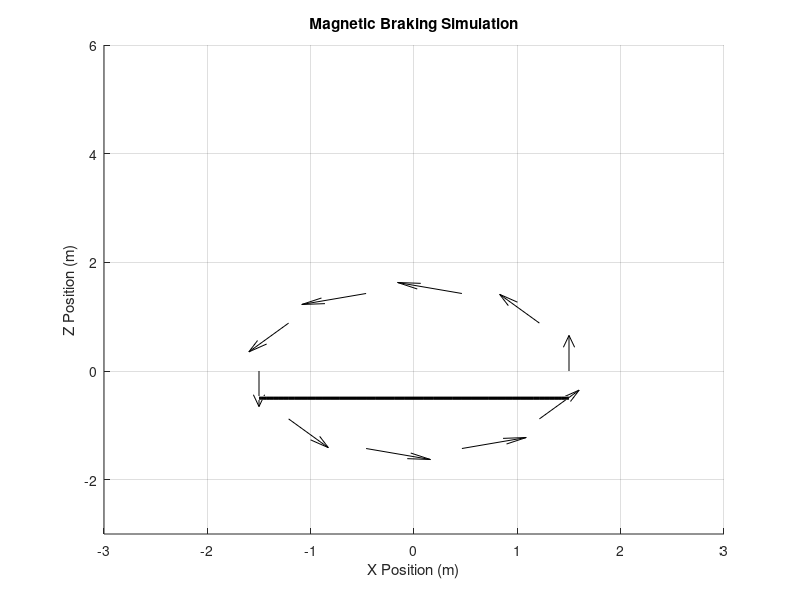

The MATLAB source for this figure: (Note: this script raises an error after producing the figure.)
%-----------------------------------------------------------------------%
% INTEGRATED MAGNETIC BRAKING SIMULATION
% Combining Coil Field Calculation, Falling Magnet Dynamics, and Induced EMF
%-----------------------------------------------------------------------%
% Rodrigo Gamboa & Francisco Montes | June 2024 (Revised by Gemini AI)
%-----------------------------------------------------------------------%

clear all;          % Clear all variables from the workspace
clc;                % Clear command window
close all;          % Close all figure windows

% --- Coil Geometry and Properties (from Code 1) ---
nl = 1;             % Number of wire loops in the coil
ds_coil = 0.1;      % Length differential for coil discretization (for visualization and B-field calc)
R_coil = 1.5;       % Radius of the conductive ring/coil in meters (used for force and flux calculation)
I_initial_coil = 300; % Initial current for coil visualization (will be replaced by I_induced)
R_resistance = 0.1;   % Resistance of the conductive coil (Ohms) - NEW VARIABLE

% Define 3D working space for coil field visualization
x_space = -5:ds_coil:5;
y_space = -5:ds_coil:5;
z_space = x_space;

Lx_space = length(x_space);
Ly_space = length(y_space);
Lz_space = length(z_space);

rw = 0.2;           % Wire thickness (for visualization, not directly used in force/flux for point dipole)

% Magnetic constants
mo = 4*pi*1e-7;     % Permeability of free space (H/m)

% Parameters for discretizing the coil for visualization
N_coil_points = 100; % Number of points per loop for visualization
sz = 1;             % Loop step size in z-direction (for solenoid stacking)

s_coil_idx = 1;     % Starting index for point arrays

dtheta_coil = 2*pi/N_coil_points; % Angular step for coil discretization
dl_coil = R_coil * dtheta_coil;   % Length of current differential (dl)

ang_coil = 0:dtheta_coil:2*pi-dtheta_coil; % Angles for points around the coil

% --- Calculate and Visualize the Coil (Initial State - No Induced Current Yet) ---
% This part calculates the position vectors for the coil's segments, primarily for visualization.
Px_coil = zeros(1, nl * N_coil_points);
Py_coil = zeros(1, nl * N_coil_points);
Pz_coil = zeros(1, nl * N_coil_points);
dx_coil = zeros(1, nl * N_coil_points);
dy_coil = zeros(1, nl * N_coil_points);
dz_coil = zeros(1, nl * N_coil_points);

for i_loop = 1:nl
    % Calculates x-coordinates of loop points
    Px_coil(s_coil_idx:s_coil_idx+N_coil_points-1)=R_coil*cos(ang_coil);
    % Calculates y-coordinates of loop points
    Py_coil(s_coil_idx:s_coil_idx+N_coil_points-1)=R_coil*sin(ang_coil);
    % Calculates z-coordinates for stacked loops
    Pz_coil(s_coil_idx:s_coil_idx+N_coil_points-1)=-nl/2*sz+(i_loop-1)*sz;

    % Calculates x-component of differential current element (for visualization)
    dx_coil(s_coil_idx:s_coil_idx+N_coil_points-1)=-Py_coil(s_coil_idx:s_coil_idx+N_coil_points-1)*dtheta_coil;
    % Calculates y-component of differential current element (for visualization)
    dy_coil(s_coil_idx:s_coil_idx+N_coil_points-1)=Px_coil(s_coil_idx:s_coil_idx+N_coil_points-1)*dtheta_coil;

    s_coil_idx = s_coil_idx + N_coil_points; % Updates index for next loop
end
dz_coil(1:N_coil_points*nl)=0; % Sets z-component of current differential to zero (planar coil)

% --- Falling Magnet Properties ---
mag = 5e5;     % Magnetic moment of the falling magnet (A*m^2)
m_mass = 0.0365; % Mass of the magnet in kg
g = -9.81;      % Acceleration due to gravity (m/s^2)
w = m_mass * g; % Weight of the magnet in Newtons

zo = 5;         % Initial z-position of the magnet (m)
zring = 0;      % Z-position of the conductive coil (m)

dt = 0.01;      % Time step for the simulation (s)

% Initialize vectors for magnet's motion
t = []; t(1) = 0;       % Time vector
zm = []; zm(1) = zo;    % Magnet's z-position
vz = []; vz(1) = 0;     % Magnet's z-velocity

% Initialize vectors for free-fall comparison
zmfree = []; zmfree(1) = zo;
vzfree = []; vzfree(1) = 0;

% Initialize vectors for induced current and force
I_induced = []; I_induced(1) = 0;
fem = []; fem(1) = 0;
Fm = []; Fm(1) = 0; % Magnetic force on the magnet
F_net = []; F_net(1) = w; % Net force on the magnet (initially just weight)

cc = 1;               % Counter for simulation steps

% --- Setup Figure for Animation ---
figure(1);
clf; % Clear the figure for animation
hold on;
grid on;
xlabel('X Position (m)');
ylabel('Z Position (m)');
title('Magnetic Braking Simulation');
ylim([-R_coil*2 zo + 1]); % Adjust Y-axis limits dynamically based on R_coil and zo
xlim([-R_coil*2 R_coil*2]); % Adjust X-axis limits based on R_coil

% Plot the stationary coil
plot(Px_coil, Pz_coil, 'k', 'LineWidth', 2); % Plotting the coil structure
quiver3(Px_coil(1:10:end), Py_coil(1:10:end), Pz_coil(1:10:end), ...
        dx_coil(1:10:end), dy_coil(1:10:end), dz_coil(1:10:end), ...
        0.5, 'k'); % Arrows indicating coil's orientation (optional, if I_induced direction is fixed)

% Animated lines for paths
path_braked = animatedline('Color', 'b', 'LineWidth', 1.5, 'DisplayName', 'Braked Fall');
path_free = animatedline('Color', 'r', 'LineStyle', '--', 'LineWidth', 1.5, 'DisplayName', 'Free Fall');

% Legend for animated lines
legend('show', 'Location', 'northwest');

% --- Simulation Loop ---
% The magnet falls until it reaches just before the coil center (z=0)
while (zm(cc) > -10) % Stop point as specified (just before passing through coil)

    % 1. Calculate magnetic flux at current and next time step (due to falling magnet)
    % Call B_due_M for current position
    [~,~,phiB1,~] = B_due_M(zm(cc), mag, R_coil);

    % 2. Update magnet's position and velocity (temporarily for free fall)
    % These are initial kinematic updates assuming only gravity for phiB2 calculation
    % The force from induced current will be applied after fem calculation
    temp_vz_next = vz(cc) + g*dt; % Simple Euler for velocity update (vz + a*dt)
    temp_zm_next = zm(cc) + vz(cc)*dt + 0.5*g*dt^2; % Simple Euler for position update (z + v*dt + 0.5*a*dt^2)

    % Ensure temp_zm_next doesn't go below the stop threshold if dt is too large
    %if temp_zm_next < 0.0162
    %    temp_zm_next = 0.0162;
    %end

    % Call B_due_M for next estimated position
    [~,~,phiB2,~] = B_due_M(temp_zm_next, mag, R_coil);

    % 3. Calculate Induced EMF (Faraday's Law)
    fem(cc) = (phiB2 - phiB1)/dt; % Negative sign for Lenz's Law 
                                  % Removed negative due nonsense.

    % 4. Calculate Induced Current
    I_induced(cc) = fem(cc) / R_resistance;

    % 5. Calculate Magnetic Force on the Falling Magnet (due to I_induced in coil)
    % Force between a magnetic dipole and a current loop
    % Note: I_induced can be negative, which is correct for direction.
    Fm(cc) = (3 * zm(cc) * mag * mo * I_induced(cc) * R_coil^2) / (2 * (zm(cc)^2 + R_coil^2)^(5/2));

    % 6. Calculate Net Force and Acceleration
    F_net(cc) = Fm(cc) + w; % Net force = Magnetic Force + Weight
    a_braked = F_net(cc) / m_mass;

    % 7. Update Magnet's Position and Velocity (with magnetic braking)
    vz(cc+1) = vz(cc) + a_braked * dt;
    zm(cc+1) = zm(cc) + vz(cc) * dt + 0.5 * a_braked * dt^2;

    % 8. Update Free Fall Position and Velocity (for comparison)
    vzfree(cc+1) = vzfree(cc) + g * dt;
    zmfree(cc+1) = zmfree(cc) + vzfree(cc) * dt + 0.5 * g * dt^2;

    % Ensure free fall doesn't go past the target if the main sim stops
    %if zmfree(cc+1) < 0.0162
    %     zmfree(cc+1) = 0.0162;
    %     vzfree(cc+1) = vzfree(cc); % Stop its velocity too
    %end

    % 9. Update Time
    t(cc+1) = t(cc) + dt;

    % 10. Animation and Display
    fprintf('Time: %.2f s, Z position: %.4f m, Induced Current: %.4e A\n', t(cc), zm(cc), I_induced(cc));

    % Plot current magnet positions
    h_braked = scatter(0, zm(cc), 150, 'b', 'filled', 'MarkerEdgeColor', 'k', 'DisplayName', 'Braked Magnet');
    h_free = scatter(0, zmfree(cc), 150, 'r', 'o', 'MarkerEdgeColor', 'k', 'DisplayName', 'Free Fall Magnet');

    % Add points to animated lines
    addpoints(path_braked, 0, zm(cc));
    addpoints(path_free, 0, zmfree(cc));

    drawnow limitrate; % Update plot efficiently

    % Delete current scatter points for next frame
    delete(h_braked);
    delete(h_free);

    cc = cc + 1; % Increment step counter
end

hold off; % Release the plot hold

% --- Post-Simulation Plotting ---
figure(2); % Create new figure for results
sgtitle('Magnetic Braking Simulation Results'); % Super title for the figure

% Plot 1: Magnetic Force vs. Z Position
subplot(2,3,1);
plot(zm(1:length(Fm)), 1000*Fm, '-b', 'LineWidth', 2);
hold on;
plot([max(zm), min(zm)], [0,0], '-.k', 'LineWidth', 1); % Line at Fm=0
grid on;
xlabel('Z Position (m)');
ylabel('Magnetic Force (mN)');
title('Magnetic Force on Falling Magnet');

% Plot 2: Net Force vs. Z Position
subplot(2,3,2);
plot(zm(1:length(F_net)), 1000*F_net, '-b', 'LineWidth', 2);
hold on;
plot([max(zm), min(zm)], [0,0], '-.k', 'LineWidth', 1); % Line at Fm=0
grid on;
xlabel('Z Position (m)');
ylabel('Net Force (mN)');
title('Net Force on Falling Magnet');

% Plot 3: Induced EMF vs. Time
subplot(2,3,3);
plot(t(1:length(fem)), fem, '-g', 'LineWidth', 2);
grid on;
xlabel('Time (s)');
ylabel('Induced EMF (V)');
title('Induced Electromotive Force');

% Plot 4: Z Position vs. Time
subplot(2,3,4);
hold on;
plot(t, zm, '-b', 'LineWidth', 2, 'DisplayName', 'Braked Fall');
plot(t, zmfree, '--r', 'LineWidth', 2, 'DisplayName', 'Free Fall');
plot([0, max(t)], [zring, zring], '-.k', 'LineWidth', 1, 'DisplayName', 'Coil Location');
grid on;
xlabel('Time (s)');
ylabel('Z Position (m)');
title('Position vs. Time');
legend('show', 'Location', 'southwest');

% Plot 5: Induced Current vs. Time
subplot(2,3,5);
plot(t(1:length(I_induced)), I_induced, '-m', 'LineWidth', 2);
grid on;
xlabel('Time (s)');
ylabel('Induced Current (A)');
title('Induced Current in Coil');


%--------------------------------------------------------------------------
% Function to calculate magnetic field (Bz) and flux (phiB) due to a
% point magnetic dipole (magnet) through a circular area (coil)
%--------------------------------------------------------------------------
function [x_grid, y_grid, phiB, Bz_field]=B_due_M(z_magnet, mag_dipole, R_ring)

    ds_grid = 0.005; % Grid step size for numerical integration of flux
    
    x_grid = -R_ring:ds_grid:R_ring; % X-coordinates for the grid over the coil's area
    y_grid = x_grid;                % Y-coordinates for the grid over the coil's area

    Lx_grid = length(x_grid);
    Ly_grid = length(y_grid);

    Bz_field = zeros(Lx_grid, Ly_grid); % Initialize 2D matrix for z-component of B-field
    phiB = 0; % Initialize magnetic flux

    mo = 4*pi*1e-7; % Permeability of free space

    for i_x = 1:Lx_grid
        for j_y = 1:Ly_grid
            % Radial distance from the center of the coil in the x-y plane
            r_xy = sqrt(x_grid(i_x)^2 + y_grid(j_y)^2);

            % Only consider points within the ring's area
            if r_xy <= R_ring

                % Distance from the dipole (at (0,0,z_magnet)) to the current point on the coil plane (x_grid(i_x), y_grid(j_y), 0)
                % r_vector = (x_grid(i_x) - 0)i + (y_grid(j_y) - 0)j + (0 - z_magnet)k
                % Components of the position vector from dipole to field point
                rx_from_dipole = x_grid(i_x);
                ry_from_dipole = y_grid(j_y);
                rz_from_dipole = -z_magnet; % The z-coordinate of the field point is 0 (coil plane) relative to magnet at z_magnet

                % Magnitude of the distance vector from dipole to field point
                r_mag_from_dipole = sqrt(rx_from_dipole^2 + ry_from_dipole^2 + rz_from_dipole^2);

                % The original formula from function for Bz is:
                % (mo/(4*pi)) * ((3*z*(mag*z)-mag*(x(i)^2 + y(j)^2 + z^2))/(x(i)^2 + y(j)^2 + z^2 + (ds^2))^(-5/2));
                % This translates to (mo/(4*pi)) * (3*z_magnet^2 - (r_xy^2 + z_magnet^2)) / (r_xy^2 + z_magnet^2 + ds_grid^2)^(5/2)
                Bz_field(i_x, j_y) = (mo/(4*pi)) * ...
                                     ( (3*z_magnet*(mag_dipole*z_magnet) - mag_dipole*(x_grid(i_x)^2 + y_grid(j_y)^2 + z_magnet^2)) / ...
                                       (x_grid(i_x)^2 + y_grid(j_y)^2 + z_magnet^2 + (ds_grid^2))^(5/2) );

                % Accumulate magnetic flux using numerical integration (Area * B_z)
                phiB = phiB + ds_grid^2 * Bz_field(i_x, j_y);
            end
        end
    end
end